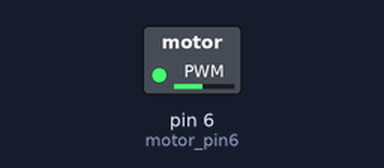
Bench run of a sketch on a simulated Arduino Uno, built with avr-gcc and run on an emulated ATmega328P. Shown: switched loads named in the sketch (green lamp = pin HIGH).

Above: at 0.1 s.
Timing chart, 0 to 1.6 s (numbered marks = the images above):
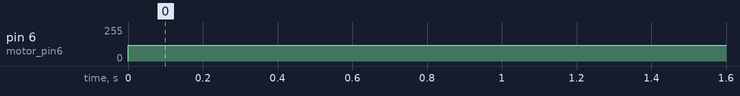

The sketch:

H-bridge.ino
```cpp
#define motor_pin5 5
#define motor_pin6 6

void setup()
{
  pinMode(motor_pin5, OUTPUT);
  pinMode(motor_pin6, OUTPUT);
}

void loop()
{
  motor_run(120, 6);
}

void motor_run (int velocity, int direction)
{
  //5 - против часовой, 6 - по часовой

  if (direction == 5)
  {
    analogWrite(motor_pin5, velocity);
    pinMode(motor_pin5, OUTPUT);
    pinMode(motor_pin6, INPUT);
  }

  if (direction == 6)
  {
    analogWrite(motor_pin6, velocity);
    pinMode(motor_pin6, OUTPUT);
    pinMode(motor_pin5, INPUT);
  }
}
```

Measured:
- by itself, pin 6 (motor_pin6): 0/255 → 120/255 at 0.00 s
